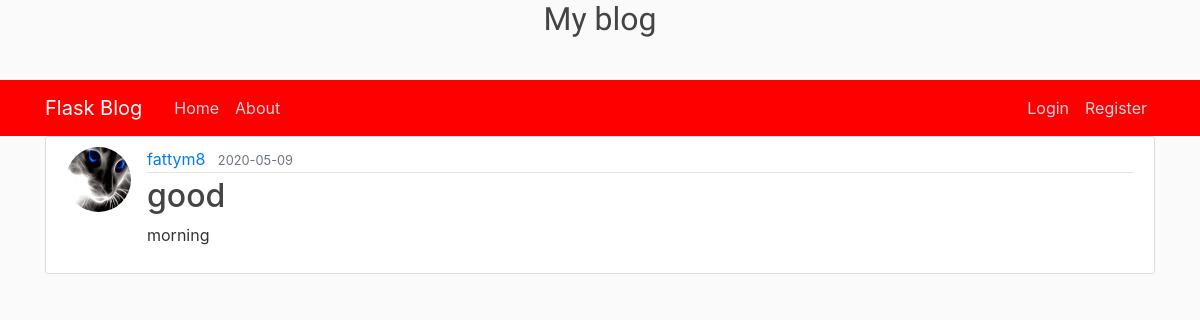
Screenshot of /post/2 with the database file from the repository.
### flask3/models.py (models this page shows, shortened)
class User(db.Model,UserMixin):
    id = db.Column(db.Integer, primary_key=True)
    username = db.Column(db.String(20), unique=True, nullable=False)
    email = db.Column(db.String(120), unique=True, nullable=False)
    image_file = db.Column(db.String(20), nullable=False, default='default.jpg')
    password = db.Column(db.String(60), nullable=False)
    posts = db.relationship('Post', backref='author', lazy=True)

class Post(db.Model):
    id = db.Column(db.Integer, primary_key=True)
    title = db.Column(db.String(100), nullable=False)
    date_posted = db.Column(db.DateTime, nullable=False, default=datetime.utcnow)
    content = db.Column(db.Text, nullable=False)
    user_id = db.Column(db.Integer, db.ForeignKey('user.id'), nullable=False)

### flask3/routes.py (the view)
@app.route("/post/<int:post_id>")
def post(post_id):
    post = Post.query.get_or_404(post_id)
    return render_template('post.html', title=post.title, post=post)

### flask3/templates/post.html (shortened to what this page needs)
{% extends "layout.html" %}
{% block content %}
  <article class="media content-section">
    <img class="rounded-circle article-img" src="{{ url_for('static', filename='profile_pics/' + post.author.image_file) }}">
    <div class="media-body">
      <div class="article-metadata">
        <a class="mr-2" href="#">{{ post.author.username }}</a>
        <small class="text-muted">{{ post.date_posted.strftime('%Y-%m-%d') }}</small>
      </div>
      <h2 class="article-title">{{ post.title }}</h2>
      <p class="article-content">{{ post.content }}</p>
    </div>
  </article>
{% endblock content %}

### flask3/static/main.css (style rules this page uses)
body { background: #fafafa; color: #333333; margin-top: 5rem; }
h1, h2, h3, h4, h5, h6 { color: #444444; }
.content-section { background: #ffffff; padding: 10px 20px; border: 1px solid #dddddd; border-radius: 3px; margin-bottom: 20px; }
.article-title { color: #444444; }
.article-content { white-space: pre-line; }
.article-img { height: 65px; width: 65px; margin-right: 16px; }
.article-metadata { padding-bottom: 1px; margin-bottom: 4px; border-bottom: 1px solid #e3e3e3 }

### flask3/templates/layout.html (style rules this page uses)
body { background-image: url("https://bit.ly/2xUuL4s"); background-repeat: no-repeat; background-position: right top; background-attachment: fixed; }

### rows the page displays
User: image_file (picture), author.username "fattym8"
Post: date_posted "2020-05-09", title "good", content "morning"
